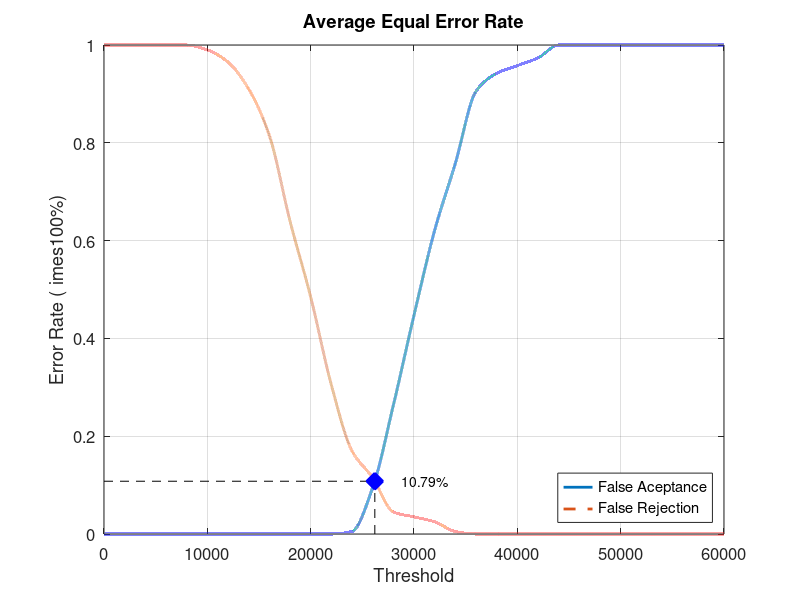
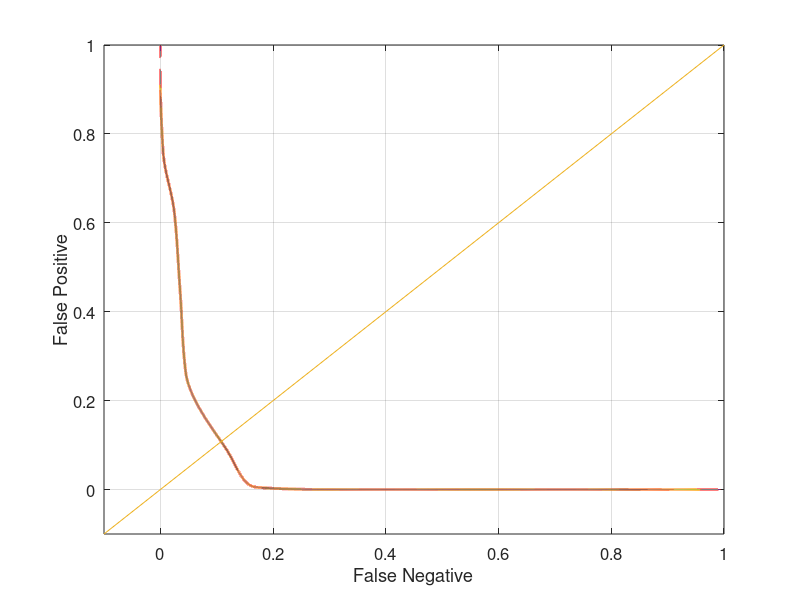

Reproduce these figures in MATLAB, in order.
close all;
clear;
clc;
x = 0:2000:60000;
xq = 0:0.5:60000;

y0 = [0 0 0 0 0 0 0 0 0 0 0 0 0.00526316 0.0947368 0.263158 0.447368 0.621053 0.757895 0.905263 0.942105 0.957895 0.973684 1 1 1 1 1 1 1 1 1]
yy0 = interp1(x, y0, xq, 'pchip');
y1 = [1 1 1 1 1 0.99 0.965 0.91 0.815 0.64 0.485 0.305 0.17 0.115 0.045 0.035 0.025 0.005 0 0 0 0 0 0 0 0 0 0 0 0 0]
yy1 = interp1(x, y1, xq, 'pchip');

% Calculating EER: 
y2 = abs(y0 - y1);
find(y2 == min(y2))
yy2 = abs(yy0 - yy1);
xEER = find(yy2 == min(yy2));
xEERIndex = xq(xEER) % X-axis EER
yEER = yy0(xEER) % Y-axis EER

main = figure
plot(xq, yy0,'-','LineWidth', 2);	hold on
plot(xq, yy1,'--','LineWidth', 2);	hold on
plot([xEERIndex xEERIndex], [0 yEER], 'k--');	hold on
plot([0 xEERIndex], [yEER yEER], 'k--');	hold on
plot(xEERIndex, yEER, 'bx', 'LineWidth', 10);	hold on
text(xEERIndex + 10 * xEERIndex / 100, yEER, [num2str(round((10000 * yEER)) / 100) '%'])
legend('False Aceptance', 'False Rejection', 'Location', 'SouthEast')
xlabel('Threshold')
ylabel('Error Rate (	imes100%)')
title('Average Equal Error Rate')
set(gca, 'FontSize', 12)
axis([0 60000 0 1])
grid on

print(main, 'Database1_2Main', '-dpng');
FNRxFPR = figure('Color', [1 1 1]);
plot(yy1, yy0, '-', yy1, yy0, 'LineWidth', 2);
hold on
y = -0.1:0.1:1
plot(y, y); 
set(gca, 'FontSize', 12)
xlabel('False Negative')
ylabel('False Positive')
axis([-0.1 1 -0.1 1])
set(gca, 'FontSize', 12)
grid on

print(FNRxFPR, 'Database1_2FNRxFPR','-dpng');
